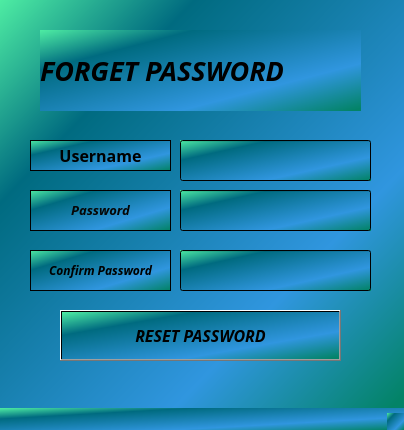
<?xml version="1.0" encoding="UTF-8"?>
<ui version="4.0">
 <class>MainWindow</class>
 <widget class="QMainWindow" name="MainWindow">
  <property name="geometry">
   <rect>
    <x>0</x>
    <y>0</y>
    <width>404</width>
    <height>430</height>
   </rect>
  </property>
  <property name="windowTitle">
   <string>MainWindow</string>
  </property>
  <property name="styleSheet">
   <string notr="true">
 background-color: qlineargradient(spread:pad, x1:0, y1:0, x2:1, y2:0.965909, stop:0 rgba(78, 237, 163, 255), stop:0.248588 rgba(0, 107, 128, 255), stop:0.723164 rgba(48, 150, 223, 255), stop:1 rgba(3, 131, 103, 255));</string>
  </property>
  <widget class="QWidget" name="centralwidget">
   <widget class="QLineEdit" name="line_pass_3">
    <property name="geometry">
     <rect>
      <x>180</x>
      <y>140</y>
      <width>191</width>
      <height>41</height>
     </rect>
    </property>
    <property name="font">
     <font>
      <family>Leelawadee UI</family>
     </font>
    </property>
    <property name="echoMode">
     <enum>QLineEdit::Normal</enum>
    </property>
   </widget>
   <widget class="QPushButton" name="pBut_send">
    <property name="geometry">
     <rect>
      <x>60</x>
      <y>310</y>
      <width>281</width>
      <height>51</height>
     </rect>
    </property>
    <property name="font">
     <font>
      <family>Lucida Handwriting</family>
      <pointsize>12</pointsize>
      <weight>75</weight>
      <italic>true</italic>
      <bold>true</bold>
     </font>
    </property>
    <property name="text">
     <string>RESET PASSWORD</string>
    </property>
   </widget>
   <widget class="QLineEdit" name="line_pass_2">
    <property name="geometry">
     <rect>
      <x>180</x>
      <y>250</y>
      <width>191</width>
      <height>41</height>
     </rect>
    </property>
    <property name="font">
     <font>
      <family>Leelawadee UI</family>
     </font>
    </property>
    <property name="echoMode">
     <enum>QLineEdit::Password</enum>
    </property>
   </widget>
   <widget class="QLabel" name="label_3">
    <property name="geometry">
     <rect>
      <x>30</x>
      <y>140</y>
      <width>141</width>
      <height>31</height>
     </rect>
    </property>
    <property name="font">
     <font>
      <family>Lucida Handwriting</family>
      <pointsize>12</pointsize>
      <weight>75</weight>
      <bold>true</bold>
     </font>
    </property>
    <property name="frameShape">
     <enum>QFrame::StyledPanel</enum>
    </property>
    <property name="text">
     <string>Username</string>
    </property>
    <property name="alignment">
     <set>Qt::AlignCenter</set>
    </property>
   </widget>
   <widget class="QLabel" name="label_4">
    <property name="geometry">
     <rect>
      <x>40</x>
      <y>30</y>
      <width>321</width>
      <height>81</height>
     </rect>
    </property>
    <property name="font">
     <font>
      <family>Lucida Handwriting</family>
      <pointsize>20</pointsize>
      <weight>75</weight>
      <italic>true</italic>
      <bold>true</bold>
     </font>
    </property>
    <property name="text">
     <string>FORGET PASSWORD</string>
    </property>
   </widget>
   <widget class="QLineEdit" name="line_pass">
    <property name="geometry">
     <rect>
      <x>180</x>
      <y>190</y>
      <width>191</width>
      <height>41</height>
     </rect>
    </property>
    <property name="font">
     <font>
      <family>Leelawadee UI</family>
     </font>
    </property>
    <property name="echoMode">
     <enum>QLineEdit::Password</enum>
    </property>
   </widget>
   <widget class="QLabel" name="label_2">
    <property name="geometry">
     <rect>
      <x>30</x>
      <y>190</y>
      <width>141</width>
      <height>41</height>
     </rect>
    </property>
    <property name="font">
     <font>
      <family>Lucida Handwriting</family>
      <pointsize>12</pointsize>
      <weight>75</weight>
      <italic>true</italic>
      <bold>true</bold>
     </font>
    </property>
    <property name="mouseTracking">
     <bool>true</bool>
    </property>
    <property name="autoFillBackground">
     <bool>false</bool>
    </property>
    <property name="styleSheet">
     <string notr="true">color: rgb(255, 255, 255);</string>
    </property>
    <property name="frameShape">
     <enum>QFrame::StyledPanel</enum>
    </property>
    <property name="lineWidth">
     <number>1</number>
    </property>
    <property name="text">
     <string>&lt;html&gt;&lt;head/&gt;&lt;body&gt;&lt;p&gt;&lt;span style=&quot; font-size:10pt; color:#060606;&quot;&gt;Password&lt;/span&gt;&lt;/p&gt;&lt;/body&gt;&lt;/html&gt;</string>
    </property>
    <property name="scaledContents">
     <bool>false</bool>
    </property>
    <property name="alignment">
     <set>Qt::AlignCenter</set>
    </property>
   </widget>
   <widget class="QLabel" name="label">
    <property name="geometry">
     <rect>
      <x>30</x>
      <y>250</y>
      <width>141</width>
      <height>41</height>
     </rect>
    </property>
    <property name="font">
     <font>
      <family>Lucida Handwriting</family>
      <weight>75</weight>
      <italic>true</italic>
      <bold>true</bold>
     </font>
    </property>
    <property name="frameShape">
     <enum>QFrame::StyledPanel</enum>
    </property>
    <property name="text">
     <string>Confirm Password</string>
    </property>
    <property name="alignment">
     <set>Qt::AlignCenter</set>
    </property>
   </widget>
  </widget>
  <widget class="QMenuBar" name="menubar">
   <property name="geometry">
    <rect>
     <x>0</x>
     <y>0</y>
     <width>404</width>
     <height>21</height>
    </rect>
   </property>
  </widget>
  <widget class="QStatusBar" name="statusbar"/>
 </widget>
 <resources/>
 <connections/>
</ui>
